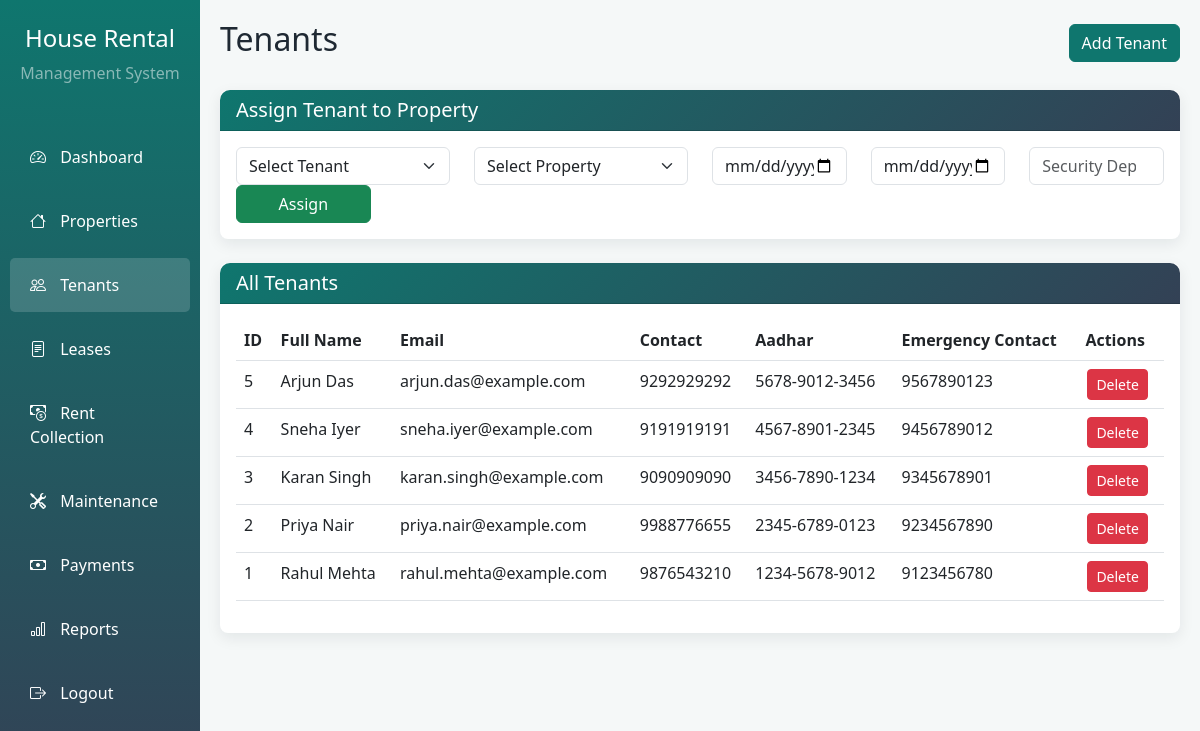
Screenshot of /tenants.php (signed in) with the database file from the repository.
### tables this page shows
CREATE TABLE IF NOT EXISTS tenants (
    tenant_id INT AUTO_INCREMENT PRIMARY KEY,
    admin_id INT NOT NULL,
    full_name VARCHAR(100) NOT NULL,
    email VARCHAR(100) NOT NULL,
    contact VARCHAR(20) NOT NULL,
    aadhar_number VARCHAR(20) DEFAULT NULL,
    emergency_contact VARCHAR(20) DEFAULT NULL,
    created_at TIMESTAMP DEFAULT CURRENT_TIMESTAMP,
    FOREIGN KEY (admin_id) REFERENCES admins(admin_id) ON DELETE CASCADE
);

### tenants.php (the view, shortened to what this page needs)
<?php
include 'db.php';
$admin_id = (int)$_SESSION['admin_id'];
$tenants = mysqli_query($conn, "SELECT * FROM tenants WHERE admin_id = $admin_id ORDER BY tenant_id DESC");
?>
<!DOCTYPE html>
<html lang="en">
<head>
    <link href="https://cdn.jsdelivr.net/npm/bootstrap@5.3.0/dist/css/bootstrap.min.css" rel="stylesheet">
    <link rel="stylesheet" href="css/style.css">
</head>
<body>
    <div class="container-fluid">
        <div class="row">
            <div class="col-md-2 sidebar p-0">
                <div class="text-center py-4">
                    <h4 class="text-white">House Rental</h4>
                    <p class="text-white-50">Management System</p>
                </div>
                <nav class="nav flex-column">
                    <a class="nav-link" href="index.php"><i class="bi bi-speedometer2"></i> Dashboard</a>
                    <a class="nav-link" href="properties.php"><i class="bi bi-house"></i> Properties</a>
                    <a class="nav-link active" href="tenants.php"><i class="bi bi-people"></i> Tenants</a>
                    <a class="nav-link" href="leases.php"><i class="bi bi-file-text"></i> Leases</a>
                    <a class="nav-link" href="rent_collection.php"><i class="bi bi-cash-coin"></i> Rent Collection</a>
                    <a class="nav-link" href="maintenance.php"><i class="bi bi-tools"></i> Maintenance</a>
                    <a class="nav-link" href="payments.php"><i class="bi bi-cash"></i> Payments</a>
                    <a class="nav-link" href="reports.php"><i class="bi bi-bar-chart"></i> Reports</a>
                    <a class="nav-link" href="logout.php"><i class="bi bi-box-arrow-right"></i> Logout</a>
                </nav>
            </div>
            <div class="col-md-10 main-content">
                <div class="d-flex justify-content-between align-items-center mb-4">
                    <h2>Tenants</h2>
                    <a href="add_tenant.php" class="btn btn-primary">Add Tenant</a>
                </div>
                <div class="card form-card mb-4">
                    <div class="card-header">
                        <h5 class="mb-0">Assign Tenant to Property</h5>
                    </div>
                    <div class="card-body">
                        <form method="POST" action="">
                            <div class="row">
                                <div class="col-md-3">
                                    <select class="form-select" name="tenant_id" required>
                                        <option value="">Select Tenant</option>
                                    </select>
                                </div>
                                <div class="col-md-3">
                                    <select class="form-select" name="property_id" required>
                                        <option value="">Select Property</option>
                                    </select>
                                </div>
                                <div class="col-md-2">
                                    <input type="date" class="form-control" name="start_date" required>
                                </div>
                                <div class="col-md-2">
                                    <input type="date" class="form-control" name="end_date" required>
                                </div>
                                <div class="col-md-2">
                                    <input type="number" step="0.01" class="form-control" name="security_deposit" placeholder="Security Deposit (₹)" required>
                                </div>
                                <div class="col-md-2">
                                    <button type="submit" name="assign_lease" class="btn btn-success w-100">Assign</button>
                                </div>
                            </div>
                        </form>
                    </div>
                </div>
                <div class="card table-card">
                    <div class="card-header">
                        <h5 class="mb-0">All Tenants</h5>
                    </div>
                    <div class="card-body">
                        <div class="table-responsive">
                            <table class="table table-hover">
                                <thead>
                                    <tr>
                                        <th>ID</th>
                                        <th>Full Name</th>
                                        <th>Email</th>
                                        <th>Contact</th>
                                        <th>Aadhar</th>
                                        <th>Emergency Contact</th>
                                        <th>Actions</th>
                                    </tr>
                                </thead>
                                <tbody>
                                    <?php while ($row = mysqli_fetch_assoc($tenants)): ?>
                                    <tr>
                                        <td><?php echo $row['tenant_id']; ?></td>
                                        <td><?php echo $row['full_name']; ?></td>
                                        <td><?php echo $row['email']; ?></td>
                                        <td><?php echo $row['contact']; ?></td>
                                        <td><?php echo $row['aadhar_number'] ?? '-'; ?></td>
                                        <td><?php echo $row['emergency_contact'] ?? '-'; ?></td>
                                        <td>
                                            <a href="tenants.php?delete=<?php echo $row['tenant_id']; ?>" class="btn btn-sm btn-danger btn-action" onclick="return confirmDelete()">Delete</a>
                                        </td>
                                    </tr>
                                    <?php endwhile; ?>
                                </tbody>
                            </table>
                        </div>
                    </div>
                </div>
            </div>
        </div>
    </div>
    <link rel="stylesheet" href="https://cdn.jsdelivr.net/npm/bootstrap-icons@1.10.0/font/bootstrap-icons.css">
</body>
</html>

### css/style.css (style rules this page uses)
body { background-color: #f5f8f8; color: #1f2933; }
.sidebar { min-height: 100vh; background: linear-gradient(180deg, #0f766e 0%, #334155 100%); }
.sidebar .nav-link { color: white; padding: 15px 20px; margin: 5px 10px; border-radius: 5px; transition: all 0.3s; }
.sidebar .nav-link:hover, .sidebar .nav-link.active { background-color: rgba(255,255,255,0.16); color: white; }
.sidebar .nav-link i { margin-right: 10px; }
.main-content { padding: 20px; }
.table-card { border: 0; border-radius: 8px; box-shadow: 0 5px 15px rgba(15, 23, 42, 0.08); }
.table-card .card-header { background: linear-gradient(135deg, #0f766e 0%, #334155 100%); color: white; border-radius: 10px 10px 0 0; }
.btn-action { margin: 0 2px; }
.form-card { border: 0; border-radius: 8px; box-shadow: 0 5px 15px rgba(15, 23, 42, 0.08); }
.form-card .card-header { background: linear-gradient(135deg, #0f766e 0%, #334155 100%); color: white; border-radius: 10px 10px 0 0; }
.btn-primary { background-color: #0f766e; border-color: #0f766e; }

### rows the page displays
tenants: tenant_id "5", full_name "Arjun Das", email "arjun.das@example.com", contact "9292929292", aadhar_number "5678-9012-3456", emergency_contact "9567890123"
tenants: tenant_id "4", full_name "Sneha Iyer", email "sneha.iyer@example.com", contact "9191919191", aadhar_number "4567-8901-2345", emergency_contact "9456789012"
tenants: tenant_id "3", full_name "Karan Singh", email "karan.singh@example.com", contact "9090909090", aadhar_number "3456-7890-1234", emergency_contact "9345678901"
tenants: tenant_id "2", full_name "Priya Nair", email "priya.nair@example.com", contact "9988776655", aadhar_number "2345-6789-0123", emergency_contact "9234567890"
tenants: tenant_id "1", full_name "Rahul Mehta", email "rahul.mehta@example.com", contact "9876543210", aadhar_number "1234-5678-9012", emergency_contact "9123456780"
